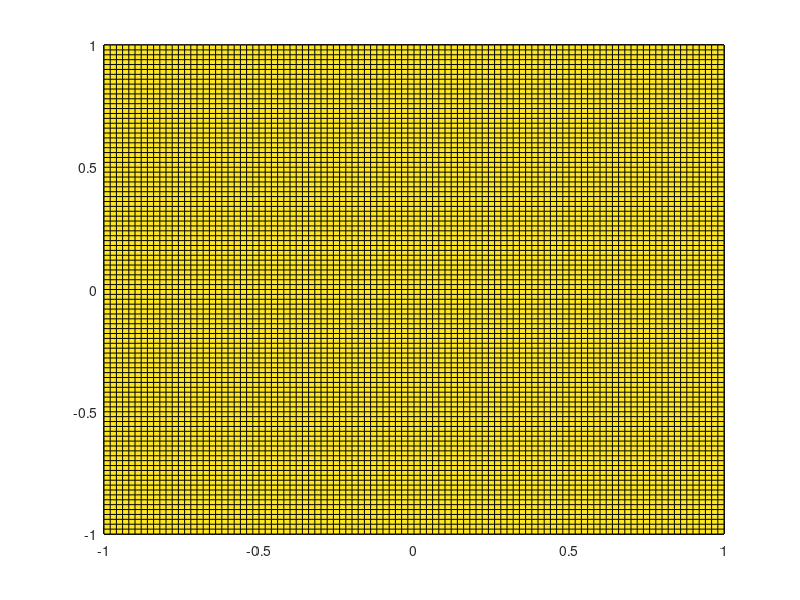

Reproduce this figure in MATLAB.
%function plot_three_layers(grid_lat_range, grid_lon_range, v0_point, moho_norm_vec, third_layer_depth)
    grid_lat_range = [-1, 1];
    grid_lon_range = [-1, 1];
    v0_point = [0, 0, -50];
    moho_norm_vec = [0.1729,   0.0806,    0.9816];
    d = -dot(moho_norm_vec, v0_point);
    third_layer_depth = 80;
    ini_point = [0,0,-20];
    
    d2km = 6400*2*3.1415926/360;
    km2d = 1 / d2km;

    range_lat = (grid_lat_range(2) - grid_lat_range(1))*d2km;
    range_lon = (grid_lon_range(2) - grid_lon_range(1))*d2km;
    interval_lat = range_lat/100;
    interval_lon = range_lon/100;
    %xx = linspace();
    [xx, yy] = ndgrid(grid_lat_range(1)*d2km:interval_lat:grid_lat_range(2)*d2km, grid_lon_range(1)*d2km:interval_lon:grid_lon_range(2)*d2km);

    third_layer_zz = -third_layer_depth * ones(size(xx, 1), size(xx, 2));
    moho_zz = (-moho_norm_vec(1)*xx - moho_norm_vec(2)*yy - d) / moho_norm_vec(3);
    moho_flat_zz = v0_point(3) * ones(size(xx,1), size(xx, 2));
    ini_zz = ini_point(3) * ones(size(xx, 1), size(yy, 2));
    figure;
    hold on;
    surf(xx*km2d, yy*km2d, third_layer_zz);
    surf(xx*km2d, yy*km2d, moho_zz);
    surf(xx*km2d, yy*km2d, moho_flat_zz);
    surf(xx*km2d, yy*km2d, ini_zz);

%     ini_ray_x = linspace(ini_point(1), I0_0(1), 50);
%     ini_ray_y = linspace(ini_point(2), I0_0(2), 50);
%     ini_ray_tan = ini_vec(3) / sqrt(ini_vec(1)^2 + ini_vec(2)^2);
%     ini_ray_z = ini_ray_tan * sqrt((ini_ray_x-ini_point(1)).^2 + (ini_ray_y-ini_point(2)).^2);
%     plot3(ini_ray_x, ini_ray_y, ini_ray_z+ini_point(3));
% 
% 
%     refr_ray_x = linspace(I0_0(1), I0_1(1), 50);
%     refr_ray_y = linspace(I0_0(2), I0_1(2), 50);
%     refr_ray_tan = refracted_vec0(3) / sqrt(refracted_vec0(1)^2 + refracted_vec0(2)^2);
%     refr_ray_z = refr_ray_tan * sqrt((refr_ray_x-I0_0(1)).^2 + (refr_ray_y-I0_0(2)).^2);
%     plot3(refr_ray_x, refr_ray_y, refr_ray_z+I0_0(3));
%end
